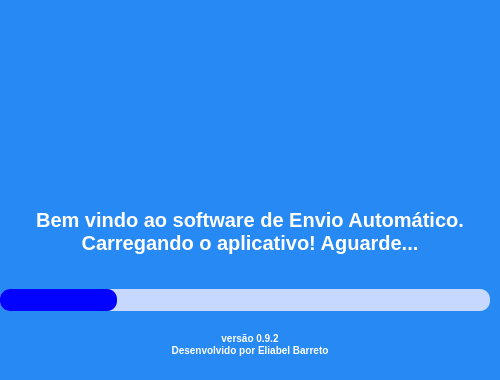
<?xml version="1.0" encoding="UTF-8"?>
<ui version="4.0">
 <class>Form</class>
 <widget class="QWidget" name="Form">
  <property name="windowModality">
   <enum>Qt::WindowModal</enum>
  </property>
  <property name="enabled">
   <bool>true</bool>
  </property>
  <property name="geometry">
   <rect>
    <x>0</x>
    <y>0</y>
    <width>500</width>
    <height>380</height>
   </rect>
  </property>
  <property name="sizePolicy">
   <sizepolicy hsizetype="Preferred" vsizetype="Preferred">
    <horstretch>0</horstretch>
    <verstretch>0</verstretch>
   </sizepolicy>
  </property>
  <property name="windowTitle">
   <string>Form</string>
  </property>
  <property name="styleSheet">
   <string notr="true">background-color: rgb(39, 137, 243);
border-radius: 15px;</string>
  </property>
  <layout class="QVBoxLayout">
   <property name="spacing">
    <number>0</number>
   </property>
   <property name="leftMargin">
    <number>0</number>
   </property>
   <property name="topMargin">
    <number>0</number>
   </property>
   <property name="rightMargin">
    <number>0</number>
   </property>
   <property name="bottomMargin">
    <number>0</number>
   </property>
   <item>
    <widget class="QFrame" name="frame">
     <property name="minimumSize">
      <size>
       <width>482</width>
       <height>155</height>
      </size>
     </property>
     <property name="maximumSize">
      <size>
       <width>482</width>
       <height>155</height>
      </size>
     </property>
     <property name="styleSheet">
      <string notr="true">border-image:  0 0 0 0 stretch stretch;
border-image: url(:/iconeFooter/Images/iconeFooter.png);</string>
     </property>
     <property name="frameShape">
      <enum>QFrame::StyledPanel</enum>
     </property>
     <property name="frameShadow">
      <enum>QFrame::Raised</enum>
     </property>
    </widget>
   </item>
   <item>
    <widget class="QLabel" name="label">
     <property name="maximumSize">
      <size>
       <width>16777215</width>
       <height>80</height>
      </size>
     </property>
     <property name="styleSheet">
      <string notr="true">color: rgb(255, 255, 255);
font-size: 20px;
font-weight: bold;</string>
     </property>
     <property name="midLineWidth">
      <number>2</number>
     </property>
     <property name="text">
      <string>Bem vindo ao software de Envio Automático.
Carregando o aplicativo! Aguarde...</string>
     </property>
     <property name="textFormat">
      <enum>Qt::AutoText</enum>
     </property>
     <property name="alignment">
      <set>Qt::AlignCenter</set>
     </property>
     <property name="indent">
      <number>0</number>
     </property>
    </widget>
   </item>
   <item>
    <widget class="QProgressBar" name="progressBar">
     <property name="maximumSize">
      <size>
       <width>490</width>
       <height>16777215</height>
      </size>
     </property>
     <property name="styleSheet">
      <string notr="true">QProgressBar{
	border-radius:10px;
	background-color: rgb(198, 216, 255);
}

QProgressBar::chunk{
   border-radius:10px;
	background-color: rgb(2, 2, 255);
}</string>
     </property>
     <property name="value">
      <number>24</number>
     </property>
     <property name="alignment">
      <set>Qt::AlignCenter</set>
     </property>
     <property name="textVisible">
      <bool>false</bool>
     </property>
    </widget>
   </item>
   <item>
    <widget class="QLabel" name="label_2">
     <property name="minimumSize">
      <size>
       <width>0</width>
       <height>20</height>
      </size>
     </property>
     <property name="maximumSize">
      <size>
       <width>16777215</width>
       <height>30</height>
      </size>
     </property>
     <property name="styleSheet">
      <string notr="true">color: rgb(255, 255, 255);
font-size: 10px;
font-weight: bold;</string>
     </property>
     <property name="text">
      <string>versão 0.9.2
Desenvolvido por Eliabel Barreto</string>
     </property>
     <property name="alignment">
      <set>Qt::AlignCenter</set>
     </property>
    </widget>
   </item>
  </layout>
 </widget>
 <resources>
  <include location="file.qrc"/>
 </resources>
 <connections/>
</ui>
